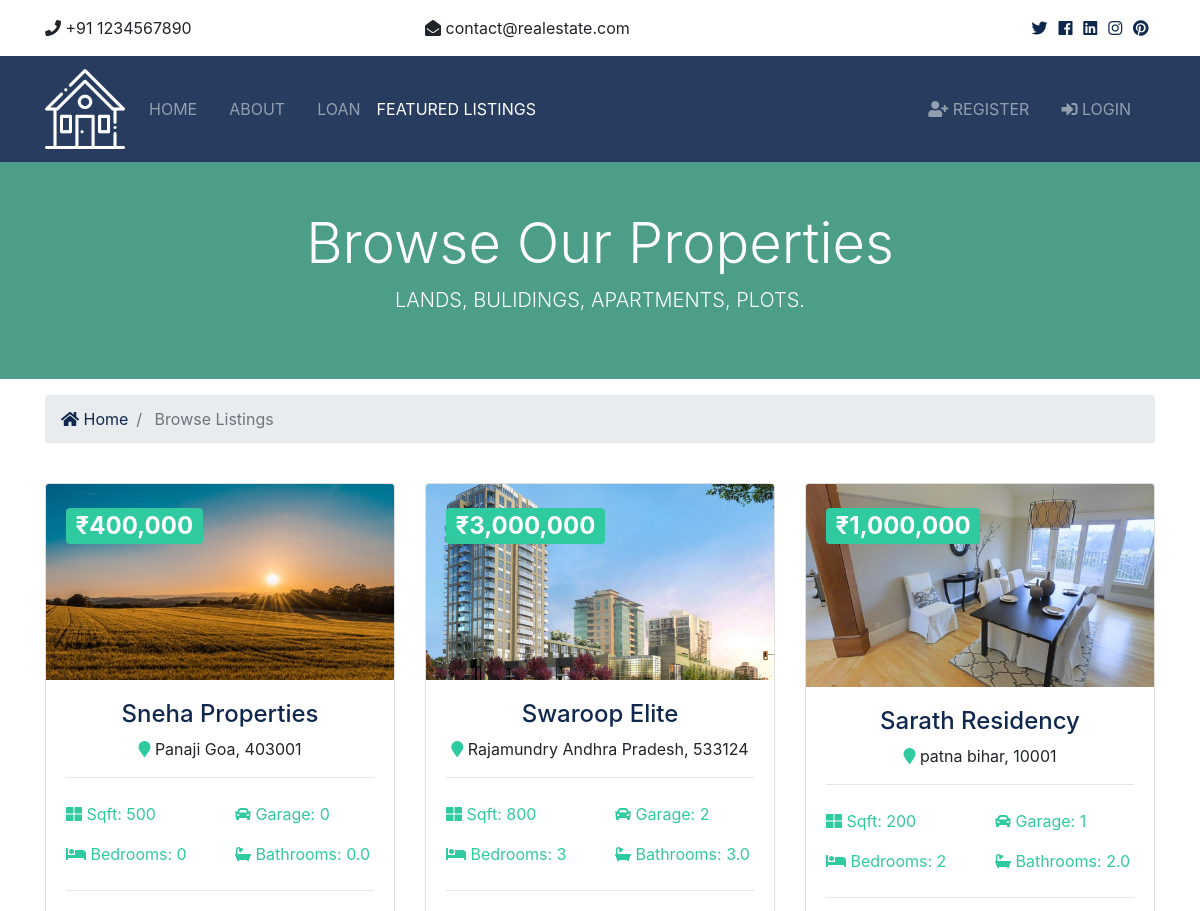
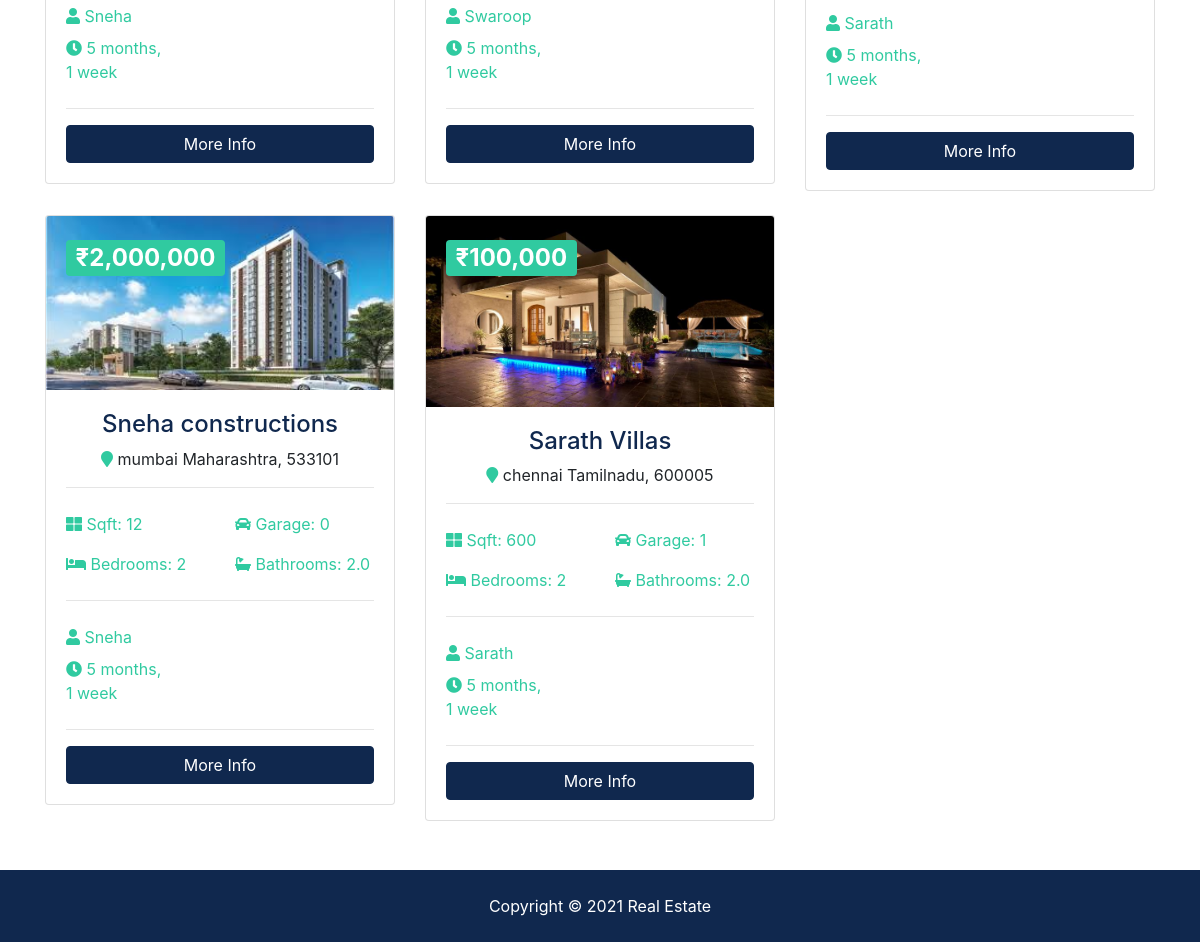
/listings/, run on the app's committed database (2 pictures, top to bottom).
### listings/models.py (models this page shows, shortened)
class Listing(models.Model):
  realtor = models.ForeignKey(Realtor, on_delete=models.DO_NOTHING)
  title = models.CharField(max_length=200)
  address = models.CharField(max_length=200)
  city = models.CharField(max_length=100)
  state = models.CharField(max_length=100)
  zipcode = models.CharField(max_length=20)
  description = models.TextField(blank=True)
  price = models.IntegerField()
  bedrooms = models.IntegerField()
  bathrooms = models.DecimalField(max_digits=2, decimal_places=1)
  garage = models.IntegerField(default=0)
  sqft = models.IntegerField()
  lot_size = models.DecimalField(max_digits=5, decimal_places=1)
  photo_main = models.ImageField(upload_to='photos/%Y/%m/%d/')
  photo_1 = models.ImageField(upload_to='photos/%Y/%m/%d/', blank=True)
  photo_2 = models.ImageField(upload_to='photos/%Y/%m/%d/', blank=True)
  photo_3 = models.ImageField(upload_to='photos/%Y/%m/%d/', blank=True)
  photo_4 = models.ImageField(upload_to='photos/%Y/%m/%d/', blank=True)
  photo_5 = models.ImageField(upload_to='photos/%Y/%m/%d/', blank=True)
  photo_6 = models.ImageField(upload_to='photos/%Y/%m/%d/', blank=True)
  is_published = models.BooleanField(default=True)
  list_date = models.DateTimeField(default=datetime.now, blank=True)

### realtors/models.py (models this page shows)
class Realtor(models.Model):
  name = models.CharField(max_length=200)
  photo = models.ImageField(upload_to='photos/%Y/%m/%d/')
  description = models.TextField(blank=True)
  phone = models.CharField(max_length=20)
  email = models.CharField(max_length=50)
  is_mvp = models.BooleanField(default=False)
  hire_date = models.DateTimeField(default=datetime.now, blank=True)
  def __str__(self):
    return self.name

### listings/views.py (the view)
# urls.py: path('', views.index, name='listings'),
def index(request):
  listings = Listing.objects.order_by('-list_date').filter(is_published=True)
  paginator = Paginator(listings, 6)
  page = request.GET.get('page')
  paged_listings = paginator.get_page(page)
  context = {
    'listings': paged_listings
  }
  return render(request, 'listings/listings.html', context)

### templates/listings/listings.html (shortened to what this page needs)
{% extends 'base.html' %}
{% load humanize %}
{% block content %}
<section id="showcase-inner" class="py-5 text-white">
    <div class="container">
      <div class="row text-center">
        <div class="col-md-12">
          <h1 class="display-4">Browse Our Properties</h1>
          <p class="lead">LANDS, BULIDINGS, APARTMENTS, PLOTS.</p>
        </div>
      </div>
    </div>
  </section>
  <section id="bc" class="mt-3">
    <div class="container">
      <nav aria-label="breadcrumb">
        <ol class="breadcrumb">
          <li class="breadcrumb-item">
            <a href="{% url 'index' %}">
              <i class="fas fa-home"></i> Home</a>
          </li>
          <li class="breadcrumb-item active"> Browse Listings</li>
        </ol>
      </nav>
    </div>
  </section>
  <section id="listings" class="py-4">
    <div class="container">
      <div class="row">
        {% if listings %}
          {% for listing in listings %}
          <div class="col-md-6 col-lg-4 mb-4">
              <div class="card listing-preview">
                <img class="card-img-top" src="{{ listing.photo_main.url }}" alt="">
                <div class="card-img-overlay">
                  <h2>
                    <span class="badge badge-secondary text-white">₹{{ listing.price | intcomma }}</span>
                  </h2>
                </div>
                <div class="card-body">
                  <div class="listing-heading text-center">
                    <h4 class="text-primary">{{ listing.title }}</h4>
                    <p>
                      <i class="fas fa-map-marker text-secondary"></i> {{ listing.city }} {{ listing.state }}, {{ listing.zipcode }}</p>
                  </div>
                  <hr>
                  <div class="row py-2 text-secondary">
                    <div class="col-6">
                      <i class="fas fa-th-large"></i> Sqft: {{ listing.sqft }}</div>
                    <div class="col-6">
                      <i class="fas fa-car"></i> Garage: {{ listing.garage }}</div>
                  </div>
                  <div class="row py-2 text-secondary">
                    <div class="col-6">
                      <i class="fas fa-bed"></i> Bedrooms: {{ listing.bedrooms }}</div>
                    <div class="col-6">
                      <i class="fas fa-bath"></i> Bathrooms: {{ listing.bathrooms }}</div>
                  </div>
                  <hr>
                  <div class="row py-2 text-secondary">
                    <div class="col-12">
                      <i class="fas fa-user"></i> {{ listing.realtor }}</div>
                  </div>
                  <div class="row text-secondary pb-2">
                    <div class="col-6">
                      <i class="fas fa-clock"></i> {{ listing.list_date | timesince }}</div>
                  </div>
                  <hr>
                  <a href="{% url 'listing' listing.id %}" class="btn btn-primary btn-block">More Info</a>
                </div>
              </div>
            </div>
          {% endfor %}
        {% else %}
          <div class="col-md-12">
            <p>No Listings Available</p>
          </div>
        {% endif %}
      </div>
      <div class="row">
        <div class="col-md-12">
        </div>
      </div>
    </div>
  </section>
{% endblock %}

### realestate/static/css/all.css (style rules this page uses)
.fa, .fas, .far, .fal, .fab { -moz-osx-font-smoothing: grayscale; -webkit-font-smoothing: antialiased; display: inline-block; font-style: normal; font-variant: normal; text-rendering: auto; line-height: 1; }
.fa-bath:before { content: "\f2cd"; }
.fa-bed:before { content: "\f236"; }
.fa-car:before { content: "\f1b9"; }
.fa-clock:before { content: "\f017"; }
.fa-home:before { content: "\f015"; }
.fa-map-marker:before { content: "\f041"; }
.fa-th-large:before { content: "\f009"; }
.fa-user:before { content: "\f007"; }
.fa, .fas { font-family: 'Font Awesome 5 Free'; font-weight: 900; }

### realestate/static/css/style.css (style rules this page uses)
img { width: 100%; }
#showcase-inner { background: url(../img/building.jpg) no-repeat top center fixed/cover; position: relative; overflow: hidden; min-height: 200px; }
#showcase-inner::before { content: ''; position: absolute; top: 0; left: 0; min-height: 100%; width: 100%; background: rgba(32, 134, 107, 0.8); }
.listing-preview a { position: relative; }

### data on the page
Listing: photo_main (picture), price "400,000", title "Sneha Properties", city "Panaji", state "Goa", zipcode "403001", sqft "500", garage "0", bedrooms "0", bathrooms "0.0", realtor "Sneha", list_date "5 months, 1 week"
Listing: photo_main (picture), price "3,000,000", title "Swaroop Elite", city "Rajamundry", state "Andhra Pradesh", zipcode "533124", sqft "800", garage "2", bedrooms "3", bathrooms "3.0", realtor "Swaroop", list_date "5 months, 1 week"
Listing: photo_main (picture), price "1,000,000", title "Sarath Residency", city "patna", state "bihar", zipcode "10001", sqft "200", garage "1", bedrooms "2", bathrooms "2.0", realtor "Sarath", list_date "5 months, 1 week"
Listing: photo_main (picture), price "2,000,000", title "Sneha constructions", city "mumbai", state "Maharashtra", zipcode "533101", sqft "12", garage "0", bedrooms "2", bathrooms "2.0", realtor "Sneha", list_date "5 months, 1 week"
Listing: photo_main (picture), price "100,000", title "Sarath Villas", city "chennai", state "Tamilnadu", zipcode "600005", sqft "600", garage "1", bedrooms "2", bathrooms "2.0", realtor "Sarath", list_date "5 months, 1 week"
